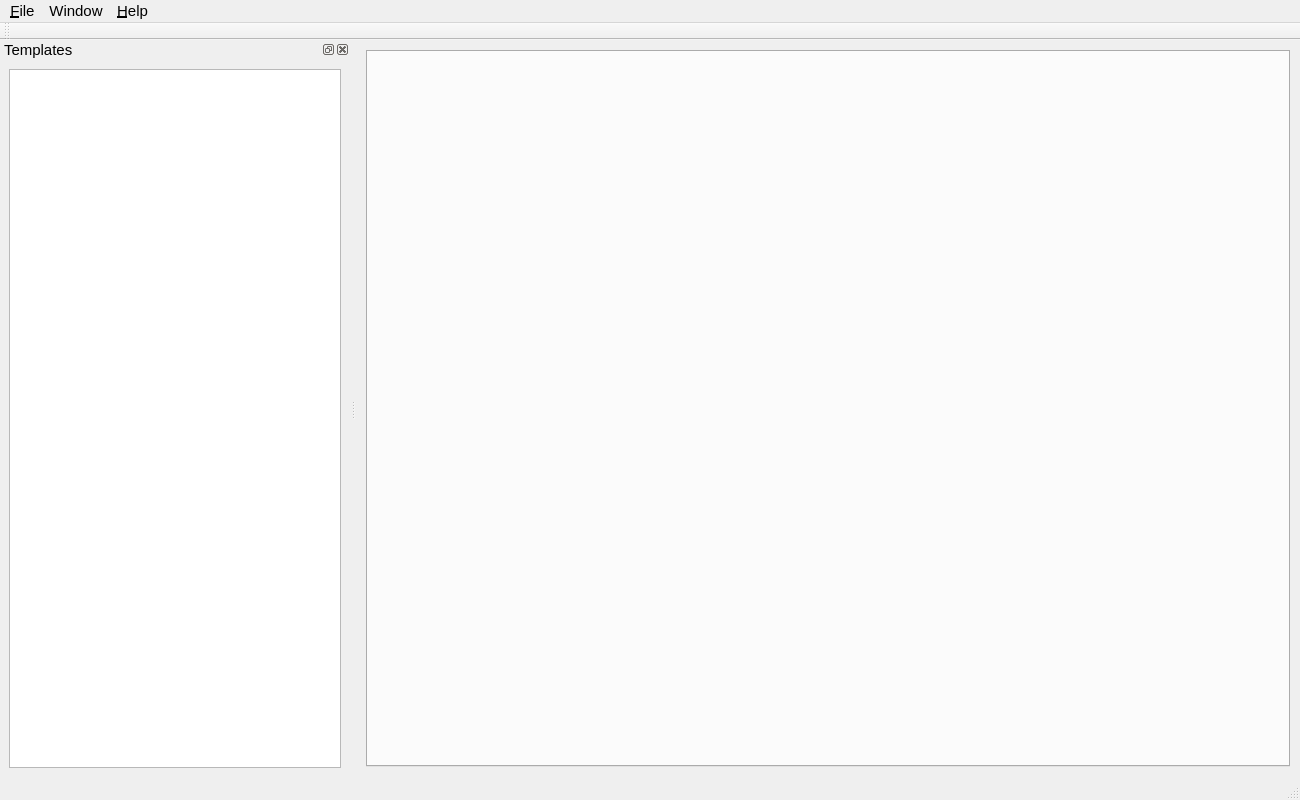
<?xml version="1.0" encoding="UTF-8"?>
<ui version="4.0">
 <class>MainWindow</class>
 <widget class="QMainWindow" name="MainWindow">
  <property name="geometry">
   <rect>
    <x>0</x>
    <y>0</y>
    <width>1300</width>
    <height>800</height>
   </rect>
  </property>
  <property name="font">
   <font>
    <family>Segoe UI</family>
    <pointsize>11</pointsize>
   </font>
  </property>
  <property name="windowTitle">
   <string>Word Document Generator</string>
  </property>
  <widget class="QWidget" name="centralwidget">
   <layout class="QGridLayout" name="gridLayout">
    <property name="leftMargin">
     <number>10</number>
    </property>
    <property name="topMargin">
     <number>10</number>
    </property>
    <property name="rightMargin">
     <number>10</number>
    </property>
    <property name="bottomMargin">
     <number>10</number>
    </property>
    <item row="0" column="0">
     <widget class="QTabWidget" name="tab_widget">
      <property name="currentIndex">
       <number>-1</number>
      </property>
      <property name="tabsClosable">
       <bool>true</bool>
      </property>
      <property name="movable">
       <bool>true</bool>
      </property>
     </widget>
    </item>
   </layout>
  </widget>
  <widget class="QStatusBar" name="statusbar"/>
  <widget class="QMenuBar" name="menu_bar">
   <property name="geometry">
    <rect>
     <x>0</x>
     <y>0</y>
     <width>1300</width>
     <height>31</height>
    </rect>
   </property>
   <widget class="QMenu" name="menu_file">
    <property name="title">
     <string>&amp;File</string>
    </property>
    <addaction name="action_upload"/>
    <addaction name="action_settings"/>
    <addaction name="separator"/>
    <addaction name="action_quit"/>
   </widget>
   <widget class="QMenu" name="menu_window">
    <property name="title">
     <string>Window</string>
    </property>
    <addaction name="action_generate"/>
    <addaction name="action_discard"/>
    <addaction name="separator"/>
    <addaction name="action_close_all"/>
   </widget>
   <widget class="QMenu" name="menu_help">
    <property name="title">
     <string>&amp;Help</string>
    </property>
    <addaction name="action_about"/>
   </widget>
   <addaction name="menu_file"/>
   <addaction name="menu_window"/>
   <addaction name="menu_help"/>
  </widget>
  <widget class="QToolBar" name="toolbar">
   <property name="windowTitle">
    <string>toolBar</string>
   </property>
   <property name="toolButtonStyle">
    <enum>Qt::ToolButtonTextUnderIcon</enum>
   </property>
   <attribute name="toolBarArea">
    <enum>TopToolBarArea</enum>
   </attribute>
   <attribute name="toolBarBreak">
    <bool>false</bool>
   </attribute>
  </widget>
  <widget class="QDockWidget" name="dock_widget">
   <property name="minimumSize">
    <size>
     <width>350</width>
     <height>146</height>
    </size>
   </property>
   <property name="windowTitle">
    <string>Templates</string>
   </property>
   <attribute name="dockWidgetArea">
    <number>1</number>
   </attribute>
   <widget class="QWidget" name="dockWidgetContents">
    <layout class="QVBoxLayout" name="verticalLayout">
     <item>
      <widget class="QListWidget" name="list_widget"/>
     </item>
    </layout>
   </widget>
  </widget>
  <action name="action_templates">
   <property name="icon">
    <iconset>
     <normaloff>../icons/templates.png</normaloff>../icons/templates.png</iconset>
   </property>
   <property name="text">
    <string>&amp;Templates</string>
   </property>
   <property name="shortcut">
    <string>Ctrl+T</string>
   </property>
  </action>
  <action name="action_quit">
   <property name="icon">
    <iconset>
     <normaloff>../icons/quit.png</normaloff>../icons/quit.png</iconset>
   </property>
   <property name="text">
    <string>&amp;Quit</string>
   </property>
   <property name="shortcut">
    <string>Ctrl+Q</string>
   </property>
  </action>
  <action name="action_close_all">
   <property name="enabled">
    <bool>false</bool>
   </property>
   <property name="icon">
    <iconset>
     <normaloff>../icons/close-all.png</normaloff>../icons/close-all.png</iconset>
   </property>
   <property name="text">
    <string>Close All Tabs</string>
   </property>
  </action>
  <action name="action_about">
   <property name="icon">
    <iconset>
     <normaloff>../icons/about.png</normaloff>../icons/about.png</iconset>
   </property>
   <property name="text">
    <string>About</string>
   </property>
   <property name="shortcut">
    <string>Ctrl+I</string>
   </property>
  </action>
  <action name="action_close_tab">
   <property name="enabled">
    <bool>false</bool>
   </property>
   <property name="icon">
    <iconset>
     <normaloff>../icons/close-tab.png</normaloff>../icons/close-tab.png</iconset>
   </property>
   <property name="text">
    <string>Close Current Tab</string>
   </property>
   <property name="shortcut">
    <string>Ctrl+W</string>
   </property>
  </action>
  <action name="action_upload">
   <property name="icon">
    <iconset>
     <normaloff>../icons/upload.png</normaloff>../icons/upload.png</iconset>
   </property>
   <property name="text">
    <string>Upload Template</string>
   </property>
   <property name="shortcut">
    <string>Ctrl+U</string>
   </property>
  </action>
  <action name="action_generate">
   <property name="enabled">
    <bool>false</bool>
   </property>
   <property name="icon">
    <iconset>
     <normaloff>../icons/ok.png</normaloff>../icons/ok.png</iconset>
   </property>
   <property name="text">
    <string>Generate</string>
   </property>
   <property name="shortcut">
    <string>Ctrl+Return</string>
   </property>
  </action>
  <action name="action_discard">
   <property name="enabled">
    <bool>false</bool>
   </property>
   <property name="icon">
    <iconset>
     <normaloff>../icons/cancel.png</normaloff>../icons/cancel.png</iconset>
   </property>
   <property name="text">
    <string>Discard</string>
   </property>
   <property name="shortcut">
    <string>Ctrl+W</string>
   </property>
  </action>
  <action name="action_settings">
   <property name="icon">
    <iconset>
     <normaloff>../icons/settings.png</normaloff>../icons/settings.png</iconset>
   </property>
   <property name="text">
    <string>Settings</string>
   </property>
  </action>
  <action name="action_theme_normal">
   <property name="checkable">
    <bool>true</bool>
   </property>
   <property name="text">
    <string>Normal</string>
   </property>
  </action>
  <action name="action_theme_dark">
   <property name="checkable">
    <bool>true</bool>
   </property>
   <property name="text">
    <string>Dark</string>
   </property>
  </action>
 </widget>
 <resources/>
 <connections/>
</ui>
